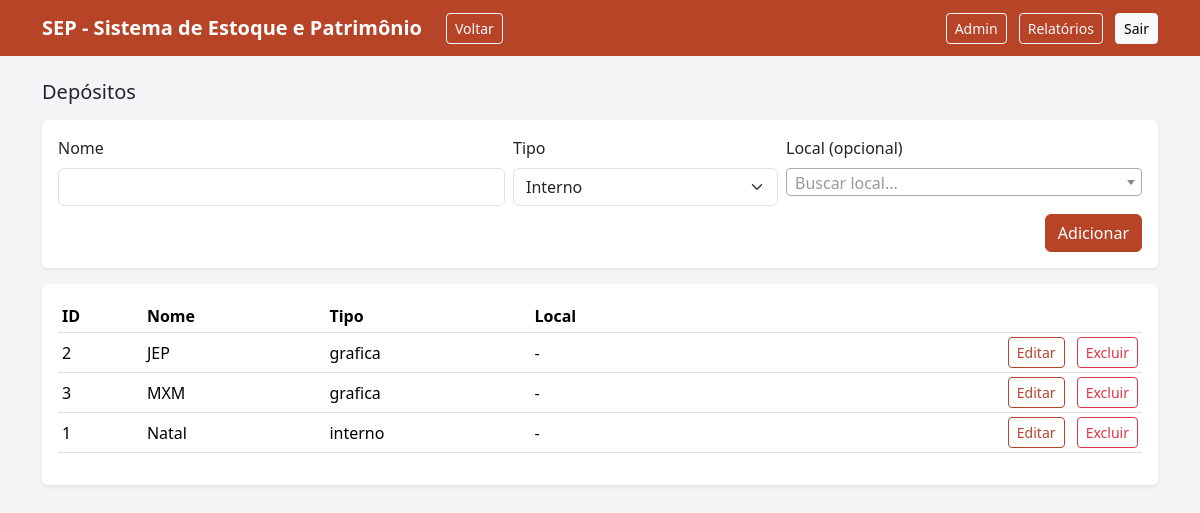
Page /admin/depositos (signed in) on the committed database.
### models.py (models this page shows)
class Deposito(db.Model):
    __tablename__ = "deposito"
    id = db.Column(db.Integer, primary_key=True)
    nome = db.Column(db.String(150), nullable=False)
    tipo = db.Column(db.String(40), nullable=False, default="interno")  # interno, grafica, terceiro
    local_id = db.Column(db.Integer, db.ForeignKey("local.id"), nullable=True)
    observacao = db.Column(db.Text, nullable=True)

### app.py (the view, shortened to what this page needs)
    @app.route("/admin/depositos", methods=["GET", "POST"])
    @admin_required
    def admin_depositos():
        depositos = Deposito.query.order_by(Deposito.nome).all()
        return render_template("admin_depositos.html", depositos=depositos)

### templates/admin_depositos.html (shortened to what this page needs)
{% extends "base.html" %}
{% block content %}
<h1 class="h5 mb-3">Depósitos</h1>
<div class="card shadow-sm mb-3">
  <div class="card-body">
    <form method="post" class="row g-2">
      <div class="col-md-5">
        <label class="form-label">Nome</label>
        <input class="form-control" name="nome" required>
      </div>
      <div class="col-md-3">
        <label class="form-label">Tipo</label>
        <select class="form-select" name="tipo">
          <option value="interno">Interno</option>
        </select>
      </div>
      <div class="col-md-4">
        <label class="form-label">Local (opcional)</label>
      </div>
      <div class="col-12 d-grid d-md-flex justify-content-end">
        <button class="btn btn-primary">Adicionar</button>
      </div>
    </form>
  </div>
</div>
<div class="card shadow-sm">
  <div class="card-body">
    <div class="table-responsive">
      <table class="table table-sm align-middle">
        <thead><tr><th>ID</th><th>Nome</th><th>Tipo</th><th>Local</th><th></th></tr></thead>
        <tbody>
          {% for d in depositos %}
            <tr>
              <td>{{ d.id }}</td>
              <td>{{ d.nome }}</td>
              <td>{{ d.tipo }}</td>
              <td>{{ d.local_id or '-' }}</td>
              <td class="text-end"><a class="btn btn-sm btn-outline-primary" href="{{ url_for('admin_deposito_edit', deposito_id=d.id) }}">Editar</a>
<form method="post" action="{{ url_for('admin_deposito_delete', deposito_id=d.id) }}" class="d-inline" onsubmit="return confirm('Excluir este depósito?');">
  <button class="btn btn-sm btn-outline-danger ms-2">Excluir</button>
</form></td>
            </tr>
          {% endfor %}
        </tbody>
      </table>
    </div>
  </div>
</div>
{% endblock %}

### templates/base.html (style rules this page uses)
:root { --sep-primary:#B84428; --sep-secondary:#5B91C6; --sep-accent:#E2B353; --sep-bg:#f4f5f7; --sep-dark:#1f2937; }
body { background: var(--sep-bg); }
.btn-primary { background: var(--sep-primary); border-color: var(--sep-primary); }
.btn-outline-primary { border-color: var(--sep-primary); color: var(--sep-primary); }
a { color: var(--sep-secondary); }
.card { border: none; }

### rows in the picture
Deposito: id "2", nome "JEP", tipo "grafica", local_id "-"
Deposito: id "3", nome "MXM", tipo "grafica", local_id "-"
Deposito: id "1", nome "Natal", tipo "interno", local_id "-"

### other values in the picture
{{ app_title or "SEP" }} "SEP - Sistema de Estoque e Patrimônio"
